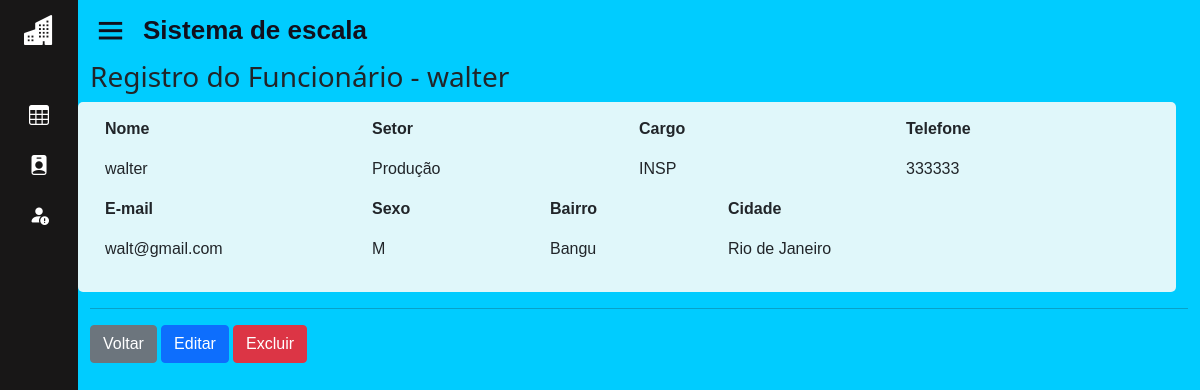
Before: /home.php?page=view_func&id_func=42 (signed in) with the older database file.
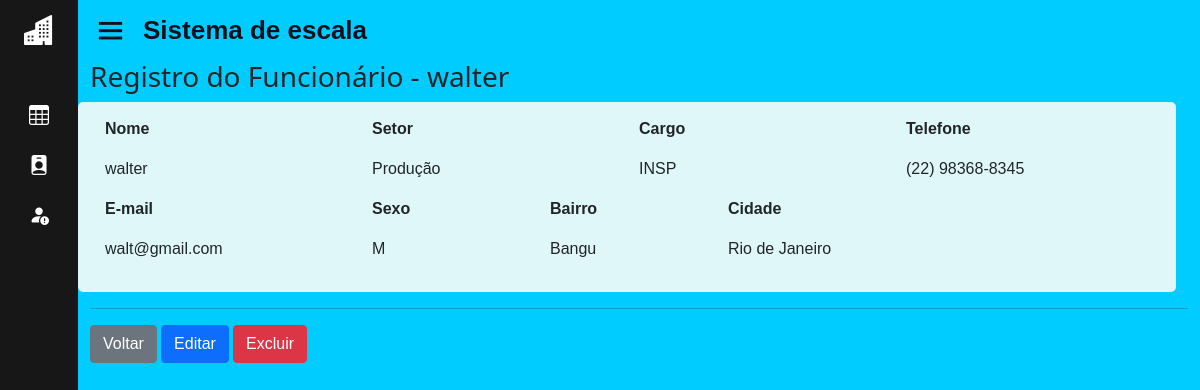
After: the same page with the newer database file.
### tables this page shows
CREATE TABLE IF NOT EXISTS `funcionario` (
  `id_func` int(11) NOT NULL AUTO_INCREMENT,
  `nome_func` varchar(50) NOT NULL,
  `cargo_func` varchar(50) DEFAULT NULL,
  `turno` varchar(50) DEFAULT NULL,
  `telefone_func` varchar(50) NOT NULL,
  `sexo_func` varchar(50) NOT NULL,
  `email_func` varchar(50) NOT NULL,
  `id_st` int(11) DEFAULT NULL,
  PRIMARY KEY (`id_func`) USING BTREE,
  KEY `FK_funcionario_setor` (`id_st`),
  CONSTRAINT `FK_funcionario_setor` FOREIGN KEY (`id_st`) REFERENCES `setor` (`id_st`) ON DELETE CASCADE ON UPDATE CASCADE
);

CREATE TABLE IF NOT EXISTS `setor` (
  `id_st` int(11) NOT NULL AUTO_INCREMENT,
  `nome_st` varchar(50) DEFAULT NULL,
  PRIMARY KEY (`id_st`)
);

CREATE TABLE IF NOT EXISTS `endereco` (
  `id_end` int(11) NOT NULL AUTO_INCREMENT,
  `rua_end` varchar(50) DEFAULT NULL,
  `compl_end` varchar(50) DEFAULT NULL,
  `cep_end` varchar(50) DEFAULT NULL,
  `bairro_end` varchar(50) DEFAULT NULL,
  `cidade_end` varchar(50) DEFAULT NULL,
  `estado_end` varchar(50) DEFAULT NULL,
  `id_func` int(11) DEFAULT NULL,
  PRIMARY KEY (`id_end`) USING BTREE,
  KEY `endereco_ibfk_1` (`id_func`) USING BTREE,
  CONSTRAINT `endereco_ibfk_1` FOREIGN KEY (`id_func`) REFERENCES `funcionario` (`id_func`) ON DELETE CASCADE ON UPDATE CASCADE
);

### sis/funcionario/view_func.php (the view)
<?php
$id = (int) $_GET['id_func'];
$sql = mysqli_query($con, "select * from funcionario, endereco, setor
        where funcionario.id_func = $id and $id = endereco.id_func;");
$row = mysqli_fetch_array($sql);
?>
<div id="main" class="container-fluid">
	<h3 class="page-header">Registro do Funcionário - <?php echo $row['nome_func']; ?> </h3>
	<div class="row" style="background-color: #e0f7fa; padding: 15px; border-radius: 5px;">
		<div class="col-md-3">
			<p><strong>Nome</strong></p>
			<p><?php echo $row['nome_func']; ?></p>
		</div>
		<div class="col-md-3">
			<p><strong>Setor</strong></p>
			<p><?php echo $row['nome_st']; ?></p>
		</div>
		<div class="col-md-3">
			<p><strong>Cargo</strong></p>
			<p><?php echo $row['cargo_func']; ?></p>
		</div>
		<div class="col-md-2">
			<p><strong>Telefone</strong></p>
			<p><?php echo $row['telefone_func']; ?></p>
		</div>
		<div class="col-md-3">
			<p><strong>E-mail</strong></p>
			<p><?php echo $row['email_func']; ?></p>
		</div>
		<div class="col-md-2">
			<p><strong>Sexo</strong></p>
			<p><?php echo $row['sexo_func']; ?></p>
		</div>
		<div class="col-md-2">
			<p><strong>Bairro</strong></p>
			<p><?php echo $row['bairro_end']; ?></p>
		</div>
		<div class="col-md-2">
			<p><strong>Cidade</strong></p>
			<p><?php echo $row['cidade_end']; ?></p>
		</div>
	</div>
	<hr />
	<div id="actions" class="row">
		<div class="col-md-12">
			<a href="?page=lista_func" class="btn btn-secondary">Voltar</a>
			<?php echo "<a href=?page=fedita_func&id_func=" . $row['id_func'] . " class='btn btn-primary'>Editar</a>"; ?>
			<?php echo "<a href=?page=excluir_func&id_func=" . $row['id_func'] . " class='btn btn-danger'>Excluir</a>"; ?>
		</div>
	</div>
</div>

Changed rows visible on the page:
changed funcionario "walter": telefone_func "333333" → "(22) 98368-8345"
